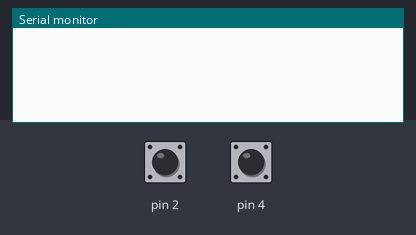
Bench run of a sketch on a simulated Arduino Uno, built with avr-gcc and run on an emulated ATmega328P. Parts: the last lines printed to the serial monitor. The inputs (shaded band) are chosen by the test bench; at power-on: pin 2 HIGH, pin 4 HIGH.

Above: at 1.2 s.
1.3 s: pin 2 pulled LOW for 0.15 s
At 2.5 s:
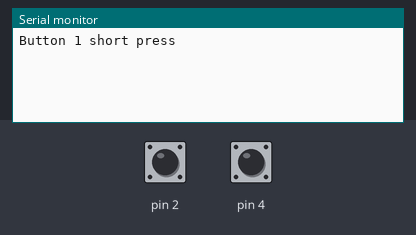
2.9 s: pin 4 pulled LOW for 1 s
At 5.0 s:
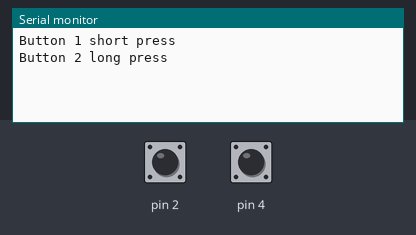
5.4 s: pin 2 pulled LOW for 1 s
At 6.9 s:
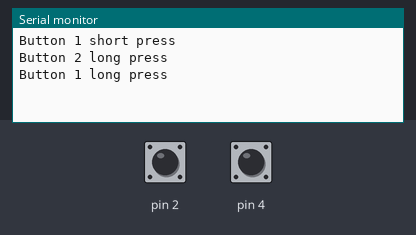
7.9 s: pin 4 pulled LOW for 0.15 s
At 8.7 s:
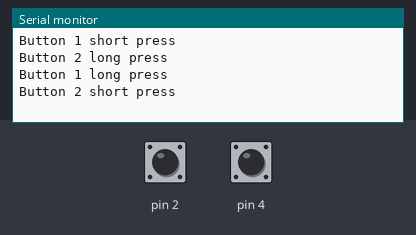

Measured:
- after the input at 1.3 s, the serial monitor: prints a new line after 0.15 s (image 1)
- after the input at 2.9 s, the serial monitor: prints a new line after 1.0 s (image 2)
- after the input at 5.4 s, the serial monitor: prints a new line after 1.0 s (image 3)
- after the input at 7.9 s, the serial monitor: prints a new line after 0.15 s (image 4)

The sketch:

project.ino
```cpp
  #include "ButtonController.h"

ButtonController button1(2);
ButtonController button2(4);

void onButton1ShortPress() {
    Serial.println("Button 1 short press");
}

void onButton1LongPress() {
    Serial.println("Button 1 long press");
}

void onButton2ShortPress() {
    Serial.println("Button 2 short press");
}

void onButton2LongPress() {
    Serial.println("Button 2 long press");
}

void setup() {
    Serial.begin(9600);
    button1.setShortPressCallback(onButton1ShortPress);
    button1.setLongPressCallback(onButton1LongPress);

    button2.setShortPressCallback(onButton2ShortPress);
    button2.setLongPressCallback(onButton2LongPress);
}

void loop() {
}
```

ButtonController.cpp
```cpp
#include "ButtonController.h"

ButtonController* btnPin2 = nullptr;
ButtonController* btnPin4 = nullptr;

ButtonController::ButtonController(uint8_t pin, unsigned long debounceTime, unsigned long longPressTime)
    : _pin(pin), _debounceTime(debounceTime), _longPressTime(longPressTime),
      _shortPressCallback(nullptr), _longPressCallback(nullptr),
      _lastPressTime(0UL), debouncedState(HIGH), _lastInterruptTime(0UL) {
    if (_pin == 2) {
        btnPin2 = this;
    } else if (_pin == 4) {
        btnPin4 = this;
    }

    if (_pin == 2) {
        attachInterrupt(digitalPinToInterrupt(_pin), handleInterruptPin2, CHANGE);
    } else if (_pin == 4) {
        PCICR |= (1 << PCIE2);
        PCMSK2 |= (1 << PCINT20);
    } else {return;}
    pinMode(_pin, INPUT_PULLUP);
}

ISR(PCINT2_vect) {
    btnPin4->handleInterruptPin4();
}

void ButtonController::setShortPressCallback(CallbackFunction callback) {
    _shortPressCallback = callback;
}

void ButtonController::setLongPressCallback(CallbackFunction callback) {
    _longPressCallback = callback;
}

void ButtonController::handleInterruptPin2() {
    btnPin2->processInterrupt();
}

void ButtonController::handleInterruptPin4() {
    btnPin4->processInterrupt();
}

void ButtonController::processInterrupt() {
    int buttonState = digitalRead(_pin);
    unsigned long interruptTime = millis();

    if (interruptTime - _lastInterruptTime > _debounceTime) {
        if (debouncedState != buttonState) {
          _lastInterruptTime = interruptTime;
          debouncedState = buttonState;
            if (buttonState == LOW) {
                _lastPressTime = interruptTime;
            } else {
                if (interruptTime - _lastPressTime > _longPressTime && _longPressCallback) {
                    _longPressCallback();
                } else if (_shortPressCallback) {
                    _shortPressCallback();
                }
            }
        }

    }

}
```

ButtonController.h
```cpp
#ifndef BUTTON_CONTROLLER_H
#define BUTTON_CONTROLLER_H

#include <Arduino.h>

class ButtonController {
public:
    typedef void (*CallbackFunction)();

    ButtonController(uint8_t pin, unsigned long debounceTime = 10UL, unsigned long longPressTime = 300UL);

    void setShortPressCallback(CallbackFunction callback);
    void setLongPressCallback(CallbackFunction callback);

    static void handleInterruptPin2();
    static void handleInterruptPin4();

private:
    uint8_t _pin;
    unsigned long _debounceTime;
    unsigned long _longPressTime;
    CallbackFunction _shortPressCallback;
    CallbackFunction _longPressCallback;

    unsigned long _lastPressTime;
    int debouncedState;
    unsigned long _lastInterruptTime;

    void processInterrupt();
};

#endif
```
